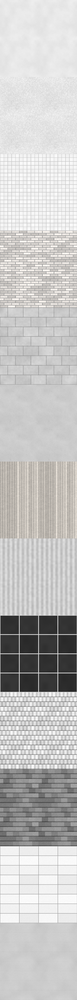
#> input picture project/assets/surfaces/building-finishes.map.png, 77 x 1000 px, shrunk from 512 x 6656 before the run, found by its file name
$ python calm_stone.py
#> lines starting #> are read from the running program, lines starting #| are printed output that depends on the picture
"""The stone finish as stone is: dressed blocks of one quarry differ by a few percent, and the 4.0's recipe (bake/finishRecipes.ts,
`cellHash * 0.2`) sets them almost twice the light apart, which reads as camouflage from the street. Only the tone of each block
moves, to a spread of BLOCK_SPREAD: its joints and grain stay. The same run twice gives the same file.
Usage: python tools/assets/calm_stone.py [map png]"""
import sys

import numpy as np
from PIL import Image

STONE_LAYER = 4  # as it was baked, not the order of finishRecipes.ts LOOKS: the one of 3.2 m in materials.json finish_m with joints
ACROSS, ROWS = 5, 8  # the recipe's `bond`: five blocks a course, eight courses
JOINT_PX = 1.5  # what `bond` calls the joint, by the edge of a block
BLOCK_SPREAD = 4.0  # standard deviation of the blocks' tone, of 255 in sRGB: about 3% of the light


def block_of(size):
    """Each pixel's block, -1 on a joint: `bond` of the recipe, whose rows the bake laid from the bottom up."""
    v, u = np.mgrid[0:size, 0:size].astype(float)
    v = size - 1 - v
    h, w = size / ROWS, size / ACROSS
    row = np.floor(v / h)
    shifted = u + np.where(row % 2 == 1, w / 2, 0)
    col = np.floor(shifted / w) % ACROSS
    fu = shifted - np.floor(shifted / w) * w
    fv = v - row * h
    block = (row * ACROSS + col).astype(int)
    block[np.minimum(np.minimum(fu, w - fu), np.minimum(fv, h - fv)) < JOINT_PX] = -1
    return block


def main():
    path = sys.argv[1] if len(sys.argv) > 1 else "project/assets/surfaces/building-finishes.map.png"
    image = np.asarray(Image.open(path).convert("RGBA")).copy()
#> image is the input picture: shape (1000, 77, 4); mean R, G, B, A 195.2, 194.5, 193.7, 255
    size = image.shape[1]
#> size = 77
    layer = image[STONE_LAYER * size:(STONE_LAYER + 1) * size].astype(float)
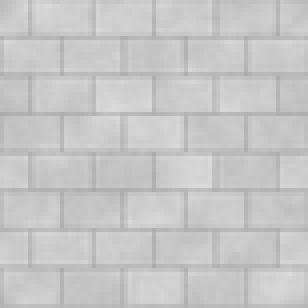
#> layer: shape (77, 77, 4) float64 (shown 4 times larger); mean R, G, B, A 198.8, 198.8, 198.8, 255
    block = block_of(size)
    tone = layer[..., :3].mean(axis=2)
    ids = np.unique(block[block >= 0])
#> ids = 40 values from 0 to 39
    means = np.array([tone[block == b].mean() for b in ids])
#> means = 40 values, max 210 at index 4, min 195.4 at index 17, mean 202.5
    inside = np.array([tone[block == b].std() for b in ids]).mean()
#> inside = 3.14
    keep = min(1.0, BLOCK_SPREAD / means.std())
#> keep = 0.981
    print("blocks %d, spread %.1f -> %.1f, inside a block %.1f" % (ids.size, means.std(), means.std() * keep, inside))
#| blocks 40, spread 4.1 -> 4.0, inside a block 3.1
    middle = means.mean()
#> middle = 202.5
    for b, m in zip(ids, means):
        layer[block == b, :3] += (middle + (m - middle) * keep) - m
#> this loop made 40 passes
#> m on passes 1 to 12: 202, 196.5, 208.8, 198.5, 210, 203.8, 204, 202.8, 200.2, 200.1, 201.5, 197.5
    image[STONE_LAYER * size:(STONE_LAYER + 1) * size] = np.clip(np.round(layer), 0, 255).astype(np.uint8)
    Image.fromarray(image).save(path)


if __name__ == "__main__":
    main()
